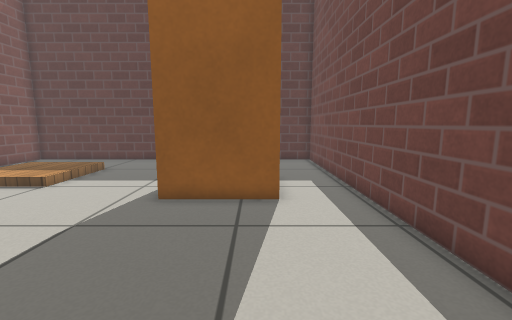
View 1 (above)

17 first-person views from a walk through a world built for the Gazebo simulator. The camera is 0.62 m above the floor, tilts 8° down and sees 90° across. The floor is counted in squares, 0.25 m on a side. Each view is taken from the middle of a square. On the plan, view 1 faces up. The plan holds only what a view shows up to about 17 squares ahead; the rest is blank. Simple patterns stand in for the simulator's built-in surfaces.

View 2
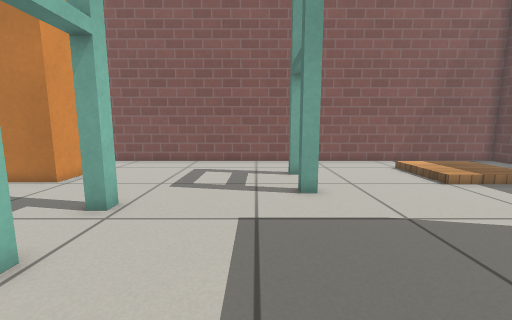

View 3
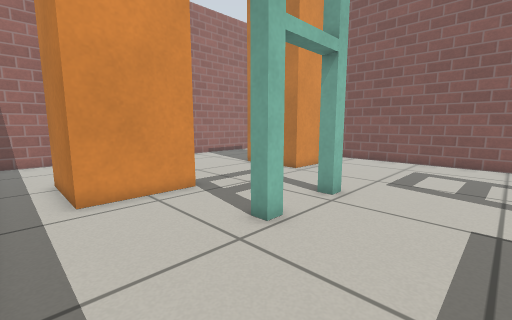

View 4
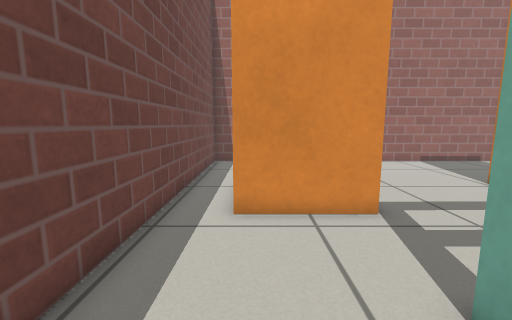

View 5
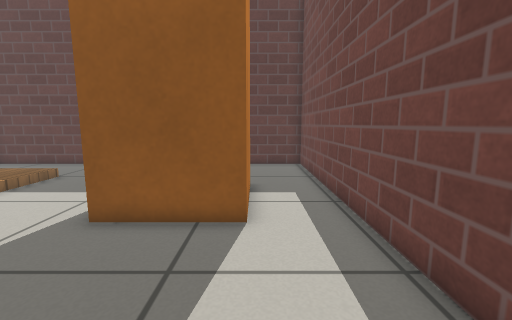

View 6
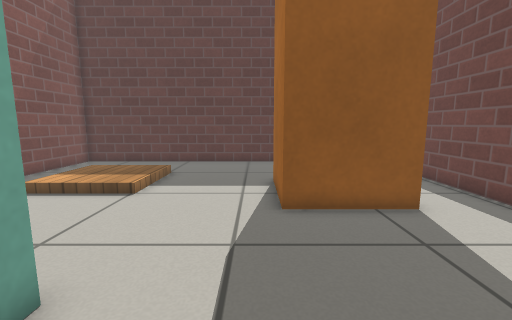

View 7
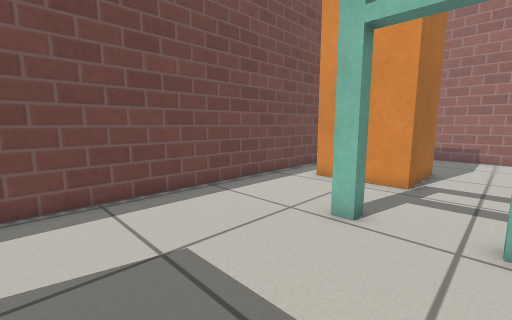

View 8
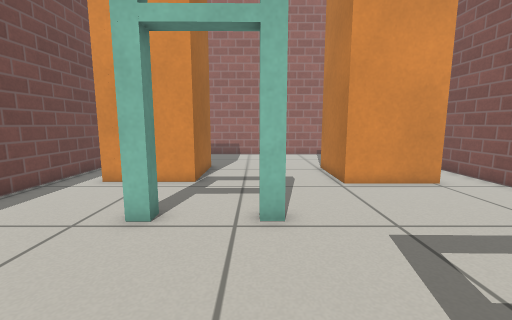

View 9
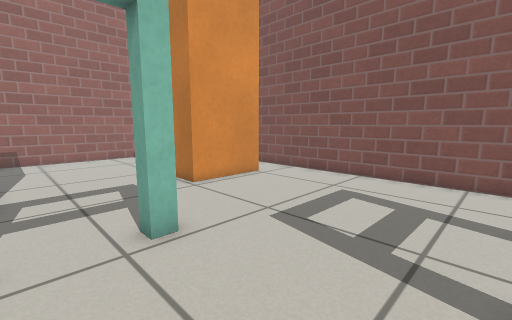

View 10
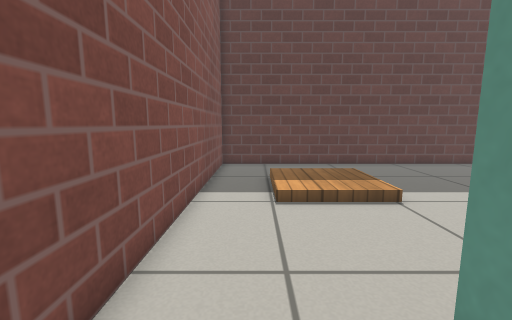

View 11
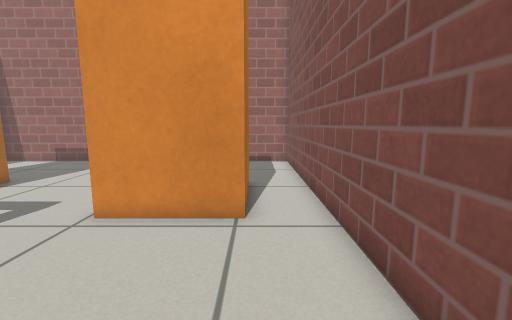

View 12
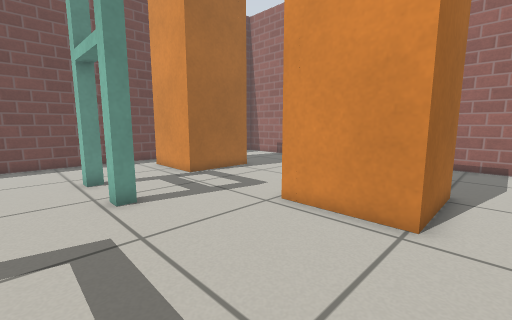

View 13
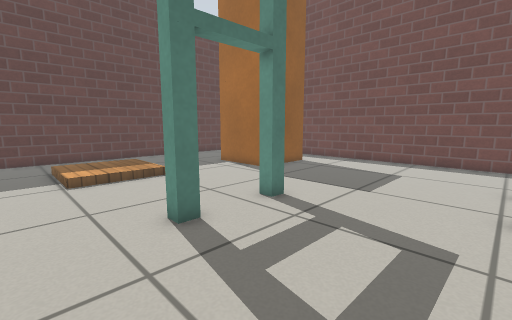

View 14
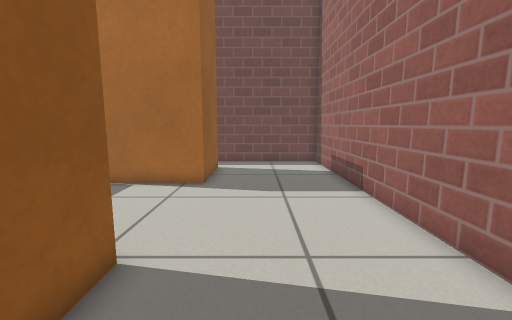

View 15
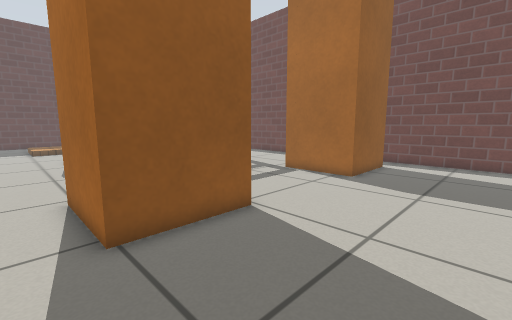

View 16
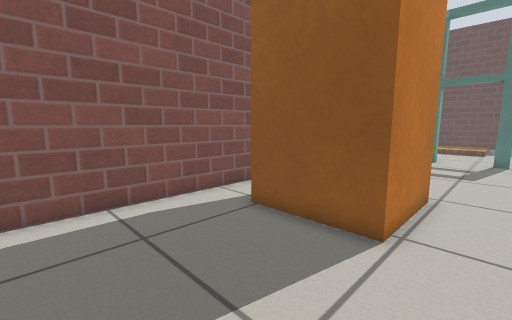

View 17
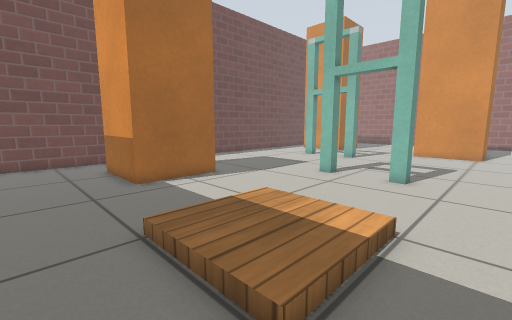

### Floor plan
Points are (right, up) in squares from view 1. A wall is a line through its corners. A room is listed if a view was taken in it or the views show most of it. See-through windows are left out.
Room 1 (views 1, 2, 3, 4, 5, 6, 7, 8, 9, 10, 11, 12, 13, 14, 15, 16, 17)
walls: (-3.2, 8.2) (-3.2, 12.2) (0.8, 12.2) (0.8, 8.2) (-3.2, 8.2); (-8.7, -6.5) (-8.7, -10.5) (-12.7, -10.5) (-12.7, -6.5) (-8.7, -6.5); (-2.4, -6.8) (1.6, -6.8) (1.6, -10.8) (-2.4, -10.8) (-2.4, -6.8); (-15.1, 17.8) (-15.1, -17) (3.8, -17) (3.8, 17.8) (-15.1, 17.8)
objects: other object (-11, 4) to (-7, 4); other object (-6, -3) to (-2, -2)

Positions as (right, up) in squares from view 1, and headings:
1: (0, 0), facing up
2: (2, 2), facing left
3: (3, 2), facing down-left
4: (1, 0), facing down
5: (1, 2), facing up
6: (-4, 1), facing up
7: (-5, 4), facing down-right
8: (-5, 4), facing down
9: (-3, 3), facing down-left
10: (-13, 2), facing up
11: (-13, 0), facing down
12: (-14, 0), facing down-right
13: (-14, -2), facing up-right
14: (-13, -13), facing right
15: (-14, -16), facing up-right
16: (-7, -16), facing up-left
17: (-14, 16), facing down-right
